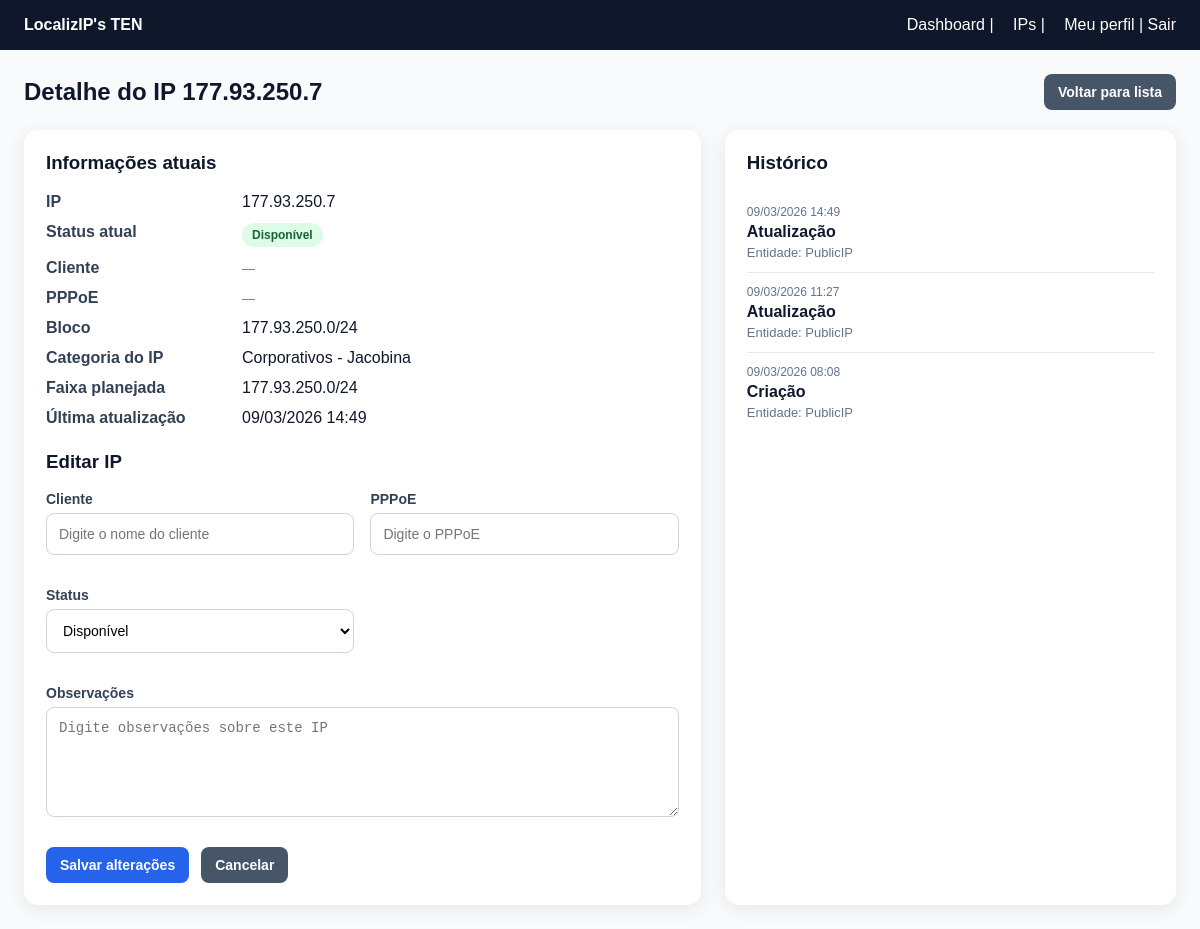
Before: /ips/7/ (signed in) with the older database file.
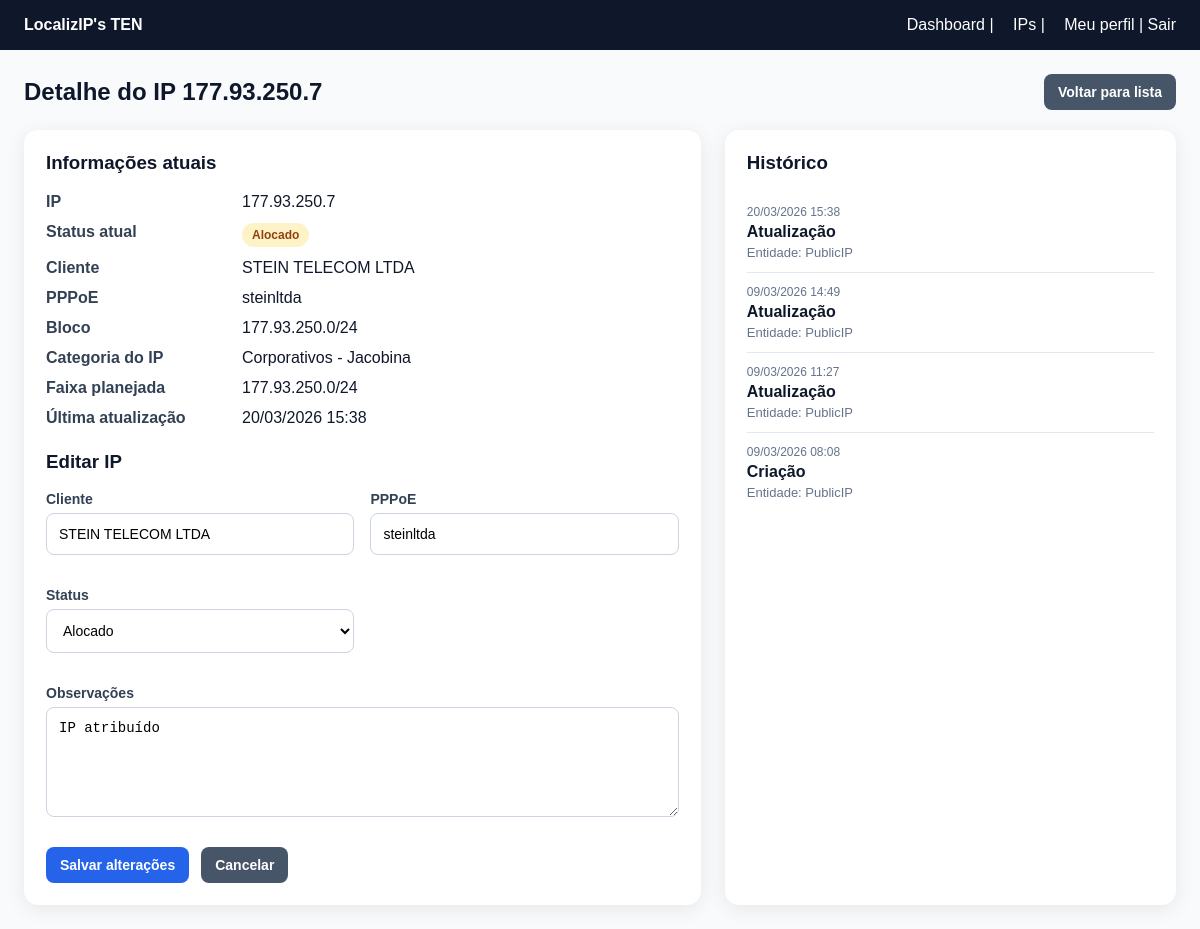
After: the same page with the newer database file.
### core/models.py (models this page shows, shortened)
class TimeStampedModel(models.Model):
    criado_em = models.DateTimeField(auto_now_add=True)
    atualizado_em = models.DateTimeField(auto_now=True)
    class Meta:
        abstract = True

class PublicIP(TimeStampedModel):
    class Status(models.TextChoices):
        DISPONIVEL = "disponivel", "Disponível"
        ALOCADO = "alocado", "Alocado"
        BLOQUEADO = "bloqueado", "Bloqueado"
        PROBLEMA = "problema", "Com problema"
        RESERVADO = "reservado", "Reservado"
        INCONSISTENTE = "inconsistente", "Inconsistente"
    ip_address = models.GenericIPAddressField(protocol="IPv4", unique=True)
    block = models.ForeignKey(
        IPBlock,
        on_delete=models.SET_NULL,
        blank=True,
        null=True,
        related_name="ips"
    )
    client = models.ForeignKey(
        Client,
        on_delete=models.SET_NULL,
        blank=True,
        null=True,
        related_name="public_ips"
    )
    pppoe_account = models.ForeignKey(
        PPPoEAccount,
        on_delete=models.SET_NULL,
        blank=True,
        null=True,
        related_name="public_ips"
    )
    status = models.CharField(
        max_length=20,
        choices=Status.choices,
        default=Status.DISPONIVEL
    )
    observacoes = models.TextField(blank=True, null=True)
    origem_importacao = models.CharField(max_length=255, blank=True, null=True)
    class Meta:
        verbose_name = "IP Público"
        verbose_name_plural = "IPs Públicos"
        ordering = ["ip_address"]

class IPBlock(TimeStampedModel):
    nome = models.CharField(max_length=100)
    rede_cidr = models.CharField(max_length=50, unique=True)
    descricao = models.TextField(blank=True, null=True)
    ativo = models.BooleanField(default=True)
    class Meta:
        verbose_name = "Bloco de IP"
        verbose_name_plural = "Blocos de IP"

class AuditLog(models.Model):
    ACAO_CHOICES = [
        ("create", "Criação"),
        ("update", "Atualização"),
        ("delete", "Exclusão"),
        ("import", "Importação"),
    ]
    usuario = models.ForeignKey(
        settings.AUTH_USER_MODEL,
        on_delete=models.SET_NULL,
        blank=True,
        null=True
    )
    acao = models.CharField(max_length=20, choices=ACAO_CHOICES)
    entidade = models.CharField(max_length=100)
    entidade_id = models.CharField(max_length=50, blank=True, null=True)
    valor_anterior = models.JSONField(blank=True, null=True)
    valor_novo = models.JSONField(blank=True, null=True)
    ip_origem = models.GenericIPAddressField(blank=True, null=True)
    criado_em = models.DateTimeField(auto_now_add=True)
    class Meta:
        verbose_name = "Log de Auditoria"
        verbose_name_plural = "Logs de Auditoria"
        ordering = ["-criado_em"]

class Client(TimeStampedModel):
    codigo_externo = models.CharField(max_length=50, blank=True, null=True)
    nome = models.CharField(max_length=255)
    documento = models.CharField(max_length=30, blank=True, null=True)
    ativo = models.BooleanField(default=True)
    class Meta:
        verbose_name = "Cliente"
        verbose_name_plural = "Clientes"
        ordering = ["nome"]

class PPPoEAccount(TimeStampedModel):
    username = models.CharField(max_length=120, unique=True)
    client = models.ForeignKey(
        Client,
        on_delete=models.SET_NULL,
        blank=True,
        null=True,
        related_name="pppoe_accounts"
    )
    ativo = models.BooleanField(default=True)
    class Meta:
        verbose_name = "Conta PPPoE"
        verbose_name_plural = "Contas PPPoE"
        ordering = ["username"]

### core/views.py (the view)
# urls.py: path("ips/<int:pk>/", ip_detail, name="ip_detail"),
@login_required
def ip_detail(request, pk):
    ip_obj = get_object_or_404(
        PublicIP.objects.select_related("client", "pppoe_account", "block"),
        pk=pk
    )
    if request.method == "POST":
        form = PublicIPForm(request.POST, instance=ip_obj)
        if form.is_valid():
            form.save()
            messages.success(request, f"IP {ip_obj.ip_address} atualizado com sucesso.")
            return redirect("ip_detail", pk=ip_obj.pk)
    else:
        form = PublicIPForm(instance=ip_obj)
    historico = AuditLog.objects.filter(
        entidade="PublicIP",
        entidade_id=str(ip_obj.pk)
    ).order_by("-criado_em")
    context = {
        "ip_obj": ip_obj,
        "form": form,
        "historico": historico,
        "categoria_ip": get_ip_group_info(ip_obj.ip_address),
    }
    return render(request, "core/ip_detail.html", context)

### core/forms.py (shortened to what this page needs)
class PublicIPForm(forms.ModelForm):
    client_name = forms.CharField(
        label="Cliente",
        required=False,
        widget=forms.TextInput(attrs={
            "placeholder": "Digite o nome do cliente"
        })
    )
    pppoe_username = forms.CharField(
        label="PPPoE",
        required=False,
        widget=forms.TextInput(attrs={
            "placeholder": "Digite o PPPoE"
        })
    )
    class Meta:
        model = PublicIP
        fields = [
            "status",
            "observacoes",
        ]
        widgets = {
            "status": forms.Select(),
            "observacoes": forms.Textarea(attrs={
                "rows": 4,
                "placeholder": "Digite observações sobre este IP"
            }),
        }
    def __init__(self, *args, **kwargs):
        super().__init__(*args, **kwargs)
        if self.instance and self.instance.pk:
            if self.instance.client:
                self.fields["client_name"].initial = self.instance.client.nome
            if self.instance.pppoe_account:
                self.fields["pppoe_username"].initial = self.instance.pppoe_account.username

### core/views.py (called while the page is built, shortened)
def get_ip_group_info(ip_address):
    ip_real = ipaddress.ip_address(ip_address)
    for regra in IP_GROUP_RULES:
        if ip_real in regra["network"]:
            return regra

### templates/core/ip_detail.html (shortened to what this page needs)
<!DOCTYPE html>
<html lang="pt-BR">
<head>
</head>
<body>
    <header>
        <div><strong>LocalizIP's TEN</strong></div>
        <div>
            {% if request.user.is_authenticated %}
            <a href="{% url 'dashboard' %}">Dashboard</a>
            |
            <a href="{% url 'ip_list' %}">IPs</a>
            |
            <a href="{% url 'profile_view' %}">Meu perfil</a>
            |
            <form method="post" action="{% url 'logout' %}" class="logout-form">
                <button type="submit" class="logout-link">Sair</button>
            </form>
            {% else %}
            <a href="{% url 'login' %}">Entrar</a>
            |
            <a href="{% url 'access_create' %}">Criar acesso</a>
            {% endif %}
        </div>
    </header>
    <div class="container">
        <div class="topbar">
            <h2>Detalhe do IP {{ ip_obj.ip_address }}</h2>
            <a class="btn btn-secondary" href="{% url 'ip_list' %}">Voltar para lista</a>
        </div>
        <div class="grid">
            <div class="panel">
                <h3>Informações atuais</h3>
                <div class="info-grid">
                    <div class="info-label">IP</div>
                    <div class="info-value">{{ ip_obj.ip_address }}</div>
                    <div class="info-label">Status atual</div>
                    <div class="info-value">
                        <span class="status-badge status-{{ ip_obj.status }}">
                            {{ ip_obj.get_status_display }}
                        </span>
                    </div>
                    <div class="info-label">Cliente</div>
                    <div class="info-value">
                        {% if ip_obj.client %}
                        {{ ip_obj.client.nome }}
                        {% else %}
                        <span class="small">—</span>
                        {% endif %}
                    </div>
                    <div class="info-label">PPPoE</div>
                    <div class="info-value">
                        {% if ip_obj.pppoe_account %}
                        {{ ip_obj.pppoe_account.username }}
                        {% else %}
                        <span class="small">—</span>
                        {% endif %}
                    </div>
                    <div class="info-label">Bloco</div>
                    <div class="info-value">
                        {% if ip_obj.block %}
                        {{ ip_obj.block.rede_cidr }}
                        {% else %}
                        <span class="small">—</span>
                        {% endif %}
                    </div>
                    <div class="info-label">Categoria do IP</div>
                    <div class="info-value">
                        {{ categoria_ip.titulo }}
                    </div>
                    <div class="info-label">Faixa planejada</div>
                    <div class="info-value">
                        {{ categoria_ip.faixa }}
                    </div>
                    <div class="info-label">Última atualização</div>
                    <div class="info-value">{{ ip_obj.atualizado_em|date:"d/m/Y H:i" }}</div>
                </div>
                <h3>Editar IP</h3>
                <form method="post">
                    <div class="form-grid">
                        <div class="form-group">
                            <label for="{{ form.client_name.id_for_label }}">Cliente</label>
                            {{ form.client_name }}
                        </div>
                        <div class="form-group">
                            <label for="{{ form.pppoe_username.id_for_label }}">PPPoE</label>
                            {{ form.pppoe_username }}
                        </div>
                        <div class="form-group">
                            <label for="{{ form.status.id_for_label }}">Status</label>
                            {{ form.status }}
                        </div>
                        <div class="form-group full">
                            <label for="{{ form.observacoes.id_for_label }}">Observações</label>
                            {{ form.observacoes }}
                        </div>
                    </div>
                    <div class="actions">
                        <button type="submit" class="btn">Salvar alterações</button>
                        <a href="{% url 'ip_list' %}" class="btn btn-secondary">Cancelar</a>
                    </div>
                </form>
            </div>
            <div class="panel">
                <h3>Histórico</h3>
                {% for item in historico %}
                <div class="history-item">
                    <div class="history-date">
                        {{ item.criado_em|date:"d/m/Y H:i" }}
                    </div>
                    <div class="history-title">
                        {{ item.get_acao_display }}
                    </div>
                    <div class="small">
                        Entidade: {{ item.entidade }}
                    </div>
                </div>
                {% empty %}
                <p class="small">Nenhum histórico encontrado para este IP.</p>
                {% endfor %}
            </div>
        </div>
    </div>
</body>
</html>

### templates/core/ip_detail.html (style rules this page uses)
body { font-family: Arial, sans-serif; background: #f8fafc; margin: 0; padding: 0; }
header { background: #0f172a; color: white; padding: 16px 24px; display: flex; justify-content: space-between; align-items: center; }
header a { color: white; text-decoration: none; margin-left: 15px; }
.container { max-width: 1200px; margin: 0 auto; padding: 24px; }
.topbar { display: flex; justify-content: space-between; align-items: center; margin-bottom: 20px; }
.topbar h2 { margin: 0; color: #0f172a; }
.btn { display: inline-block; background: #2563eb; color: white; text-decoration: none; padding: 10px 14px; border-radius: 8px; border: none; cursor: pointer; font-size: 14px; font-weight: 600; }
.btn-secondary { background: #475569; }
.grid { display: grid; grid-template-columns: 1.5fr 1fr; gap: 24px; }
.panel { background: white; border-radius: 14px; box-shadow: 0 4px 20px rgba(0, 0, 0, 0.08); padding: 22px; }
.panel h3 { margin-top: 0; color: #0f172a; }
.info-grid { display: grid; grid-template-columns: 180px 1fr; gap: 12px 16px; margin-bottom: 24px; }
.info-label { font-weight: bold; color: #334155; }
.info-value { color: #0f172a; }
.status-badge { display: inline-block; padding: 5px 10px; border-radius: 999px; font-size: 12px; font-weight: bold; }
.status-alocado { background: #fef3c7; color: #92400e; }
.form-grid { display: grid; grid-template-columns: 1fr 1fr; gap: 16px; }
.form-group { margin-bottom: 16px; }
.form-group.full { grid-column: 1 / -1; }
label { display: block; font-weight: 700; margin-bottom: 6px; color: #334155; font-size: 14px; }
select, textarea, input { width: 100%; padding: 12px; border-radius: 8px; border: 1px solid #cbd5e1; box-sizing: border-box; font-size: 14px; background: white; }
textarea { min-height: 110px; resize: vertical; }
.actions { display: flex; gap: 12px; margin-top: 10px; }
.history-item { border-bottom: 1px solid #e2e8f0; padding: 12px 0; }
.history-item:last-child { border-bottom: none; }
.history-date { font-size: 12px; color: #64748b; margin-bottom: 4px; }
.history-title { font-weight: bold; color: #0f172a; margin-bottom: 4px; }
.small { color: #64748b; font-size: 13px; }
.logout-form { display: inline; margin: 0; padding: 0; }
.logout-link { background: none; border: none; color: white; text-decoration: none; cursor: pointer; font: inherit; padding: 0; margin: 0; }

Changed rows visible on the page:
changed PublicIP: status "Disponível" → "Alocado"; client.nome (not shown) → "STEIN TELECOM LTDA"; pppoe_account.username (not shown) → "steinltda"; atualizado_em "09/03/2026 14:49" → "20/03/2026 15:38"; observacoes (not shown) → "IP atribuído"; client_id empty → 366 (drawn); pppoe_account_id empty → 520 (drawn)
added AuditLog: criado_em "20/03/2026 15:38", acao "Atualização", entidade "PublicIP"
Other visible differences:
form field client_name: (not shown) → "STEIN TELECOM LTDA"
form field pppoe_username: (not shown) → "steinltda"
